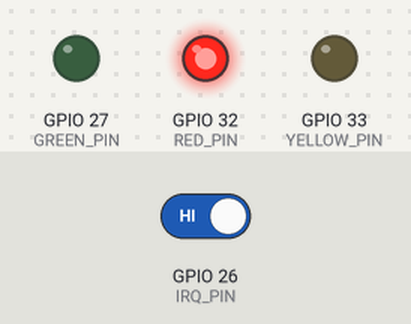
Bench run of a sketch on a simulated ESP32. Parts: output pins drawn as LEDs (lit = HIGH). Inputs (shaded band) come from the test bench; at power-on: GPIO 26 (IRQ_PIN) HIGH. No radio packets arrive unless stated.

Above: at 0.5 s.
At 1.15 s:
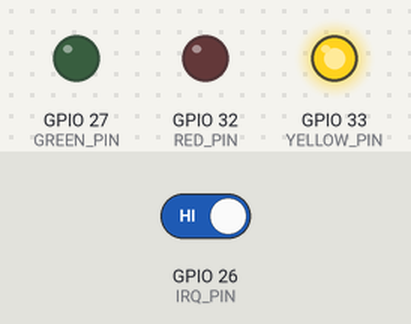
At 4.1 s:
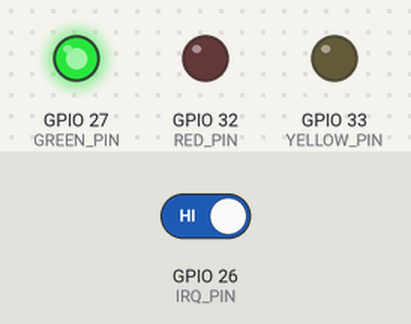
Timing chart, 0 to 5.3 s (numbered marks = the images above):
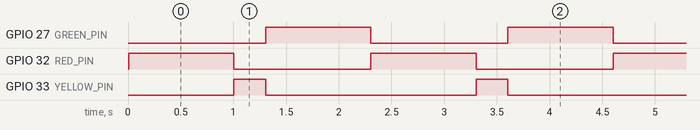

The sketch:

traffic_signal_ta.ino
```cpp
#include <SPI.h>
#include <RF24.h>

#define CE_PIN 4
#define CSN_PIN 5
#define IRQ_PIN 26

RF24 radio(CE_PIN, CSN_PIN);
const byte address[6] = "00001";

// Traffic light GPIOs
#define RED_PIN  32
#define YELLOW_PIN 33
#define GREEN_PIN 27

volatile bool ambulanceIncoming = false;

void IRAM_ATTR irqHandler() {
  // Flag is set to true, actual processing is done in loop
  ambulanceIncoming = true;
}

void setup() {
  Serial.begin(115200);

  // Traffic lights
  pinMode(RED_PIN, OUTPUT);
  pinMode(YELLOW_PIN, OUTPUT);
  pinMode(GREEN_PIN, OUTPUT);

  // Set up radio
  radio.begin();
  radio.openReadingPipe(0, address);
  radio.setPALevel(RF24_PA_LOW);
  radio.startListening();

  // IRQ pin
  pinMode(IRQ_PIN, INPUT);
  attachInterrupt(digitalPinToInterrupt(IRQ_PIN), irqHandler, FALLING);
}

void loop() {
  if (ambulanceIncoming) {
    ambulanceIncoming = false;

    if (radio.available()) {
      char text[32] = "";
      radio.read(&text, sizeof(text));

      if (strcmp(text, "Ambulance") == 0) {
        Serial.println("AMBULANCE DETECTED!");
        giveGreenSignal();
      }
    }
  }

  normalTrafficCycle(); // You may add a state check to disable during green override
}

void giveGreenSignal() {
  // Force green signal
  digitalWrite(RED_PIN, LOW);
  digitalWrite(YELLOW_PIN, LOW);
  digitalWrite(GREEN_PIN, HIGH);
  delay(10000);
}

void normalTrafficCycle() {
  digitalWrite(RED_PIN, HIGH);
  digitalWrite(YELLOW_PIN, LOW);
  digitalWrite(GREEN_PIN, LOW);
  delay(1000);

  digitalWrite(RED_PIN, LOW);
  digitalWrite(YELLOW_PIN, HIGH);
  delay(300);

  digitalWrite(YELLOW_PIN, LOW);
  digitalWrite(GREEN_PIN, HIGH);
  delay(1000);

  digitalWrite(GREEN_PIN, LOW);
}
```

Measured:
- by itself, GPIO 27 (GREEN_PIN), GPIO 32 (RED_PIN): alternates HIGH for 1.0 s and LOW for 1.3 s
- by itself, GPIO 33 (YELLOW_PIN): alternates HIGH for 0.30 s and LOW for 2.0 s
- by itself, everything shown: repeats every 2.3 s, in 4 steps
